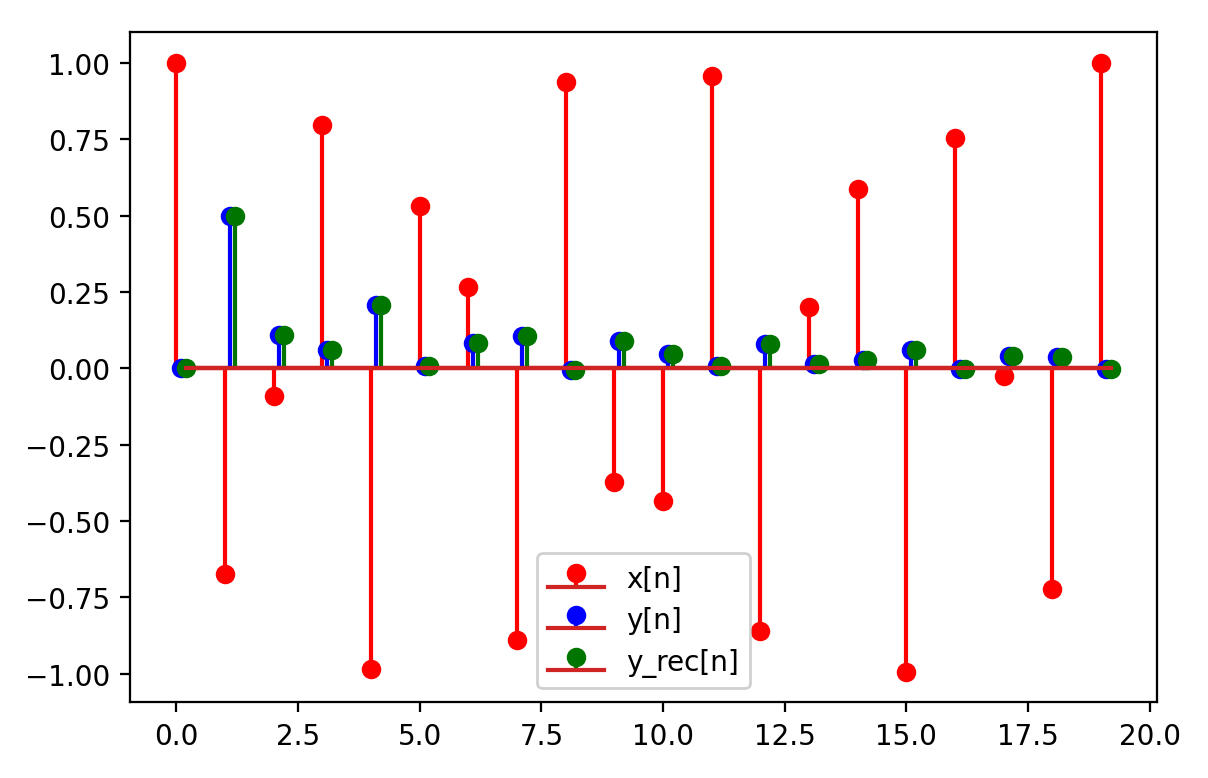

Python code for this plot:
import numpy as np
import matplotlib.pyplot as plt


def cumulative_sum(
    x: np.ndarray, n: np.ndarray
) -> np.ndarray:
    y = np.zeros(n.size)
    for nn in n:
        y[nn] = np.sum(x[:nn]) / (nn + 1)

    return y


def cumulative_sum_rec(
    y: float, x: float, n: int
):
    return (n / (n + 1.0)) * y + 1.0 / (
        n + 1
    ) * x


n = np.arange(20)
f = 1.0 / np.exp(1)
x = np.cos(2 * np.pi * f * n)

y1 = cumulative_sum(x, n)
y2 = [0]
for nn in n[1:]:
    y2.append(
        cumulative_sum_rec(
            y2[nn - 1], x[nn - 1], nn
        )
    )
plt.stem(n, x, linefmt="r", label="x[n]")
plt.stem(n + 0.1, y1, linefmt="b", label="y[n]")
plt.stem(
    n + 0.2, y2, linefmt="g", label="y_rec[n]"
)
plt.legend()
plt.show()
